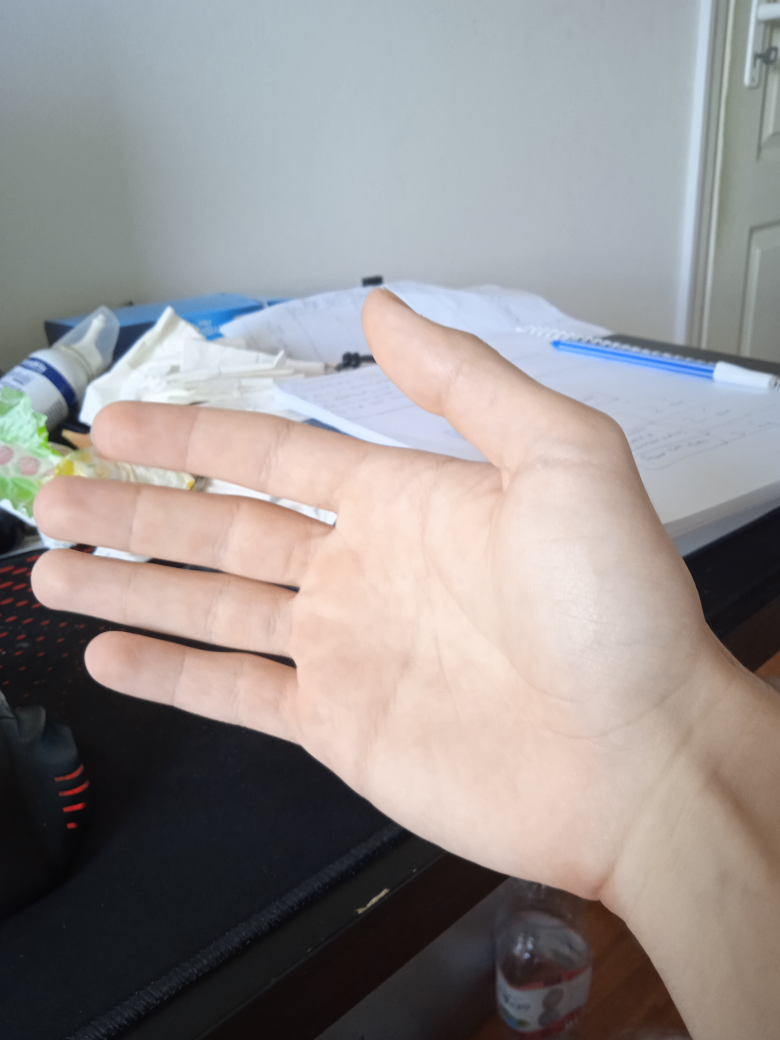
#> input picture testP.jpg, 3120 x 4160 px (shown at 1/4 size)
$ python test.py
#> lines starting #> are read from the running program, lines starting #| are printed output that depends on the picture; after the words box and inside, x2 and y2 are one past the last pixel; in counts of white or black regions, pixels touching at a corner belong together
import cv2
import matplotlib.pyplot as plt
import numpy as np
from joblib import load

kep = cv2.imread("testP.jpg")
#> kep is the input picture: shape (4160, 3120, 3); mean B, G, R 144.7, 145.5, 150.2
kep2 = cv2.cvtColor(kep, cv2.COLOR_BGR2RGB)

ycrcb = cv2.cvtColor(kep, cv2.COLOR_BGR2YCR_CB)
#> ycrcb: shape (4160, 3120, 3); mean of channels 0, 1, 2 146.8, 130.5, 126.8
min_YCrCb = np.array([0, 133, 77], np.uint8)
max_YCrCb = np.array([235, 173, 127], np.uint8)
skinRegionYCrCb = cv2.inRange(ycrcb, min_YCrCb, max_YCrCb)
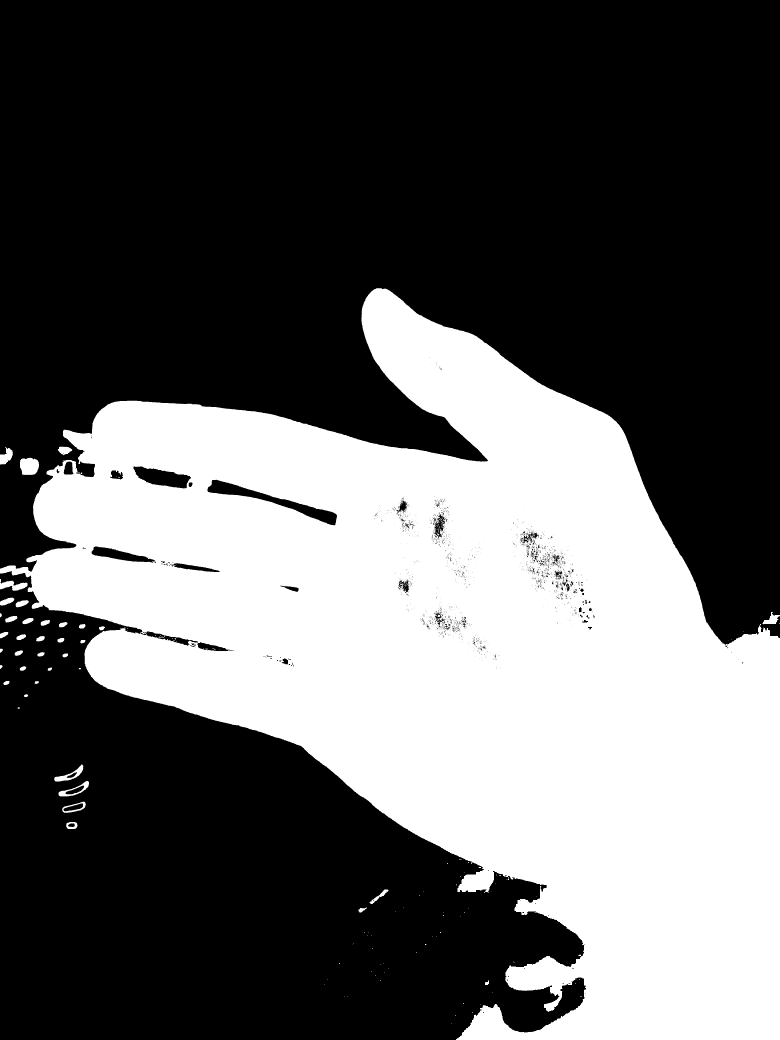
#> skinRegionYCrCb: shape (4160, 3120) (shown at 1/4 size); 37.4% white; 345 white regions (293 under 20 px), largest, box (x1, y1, x2, y2) and area: (0, 1153, 3120, 4160) 4819851, (80, 1830, 156, 1900) 4391, (0, 2316, 110, 2363) 2604

kernel = cv2.getStructuringElement(cv2.MORPH_ELLIPSE,(51,51))
img_erosionk = cv2.erode(skinRegionYCrCb, kernel, iterations=3)
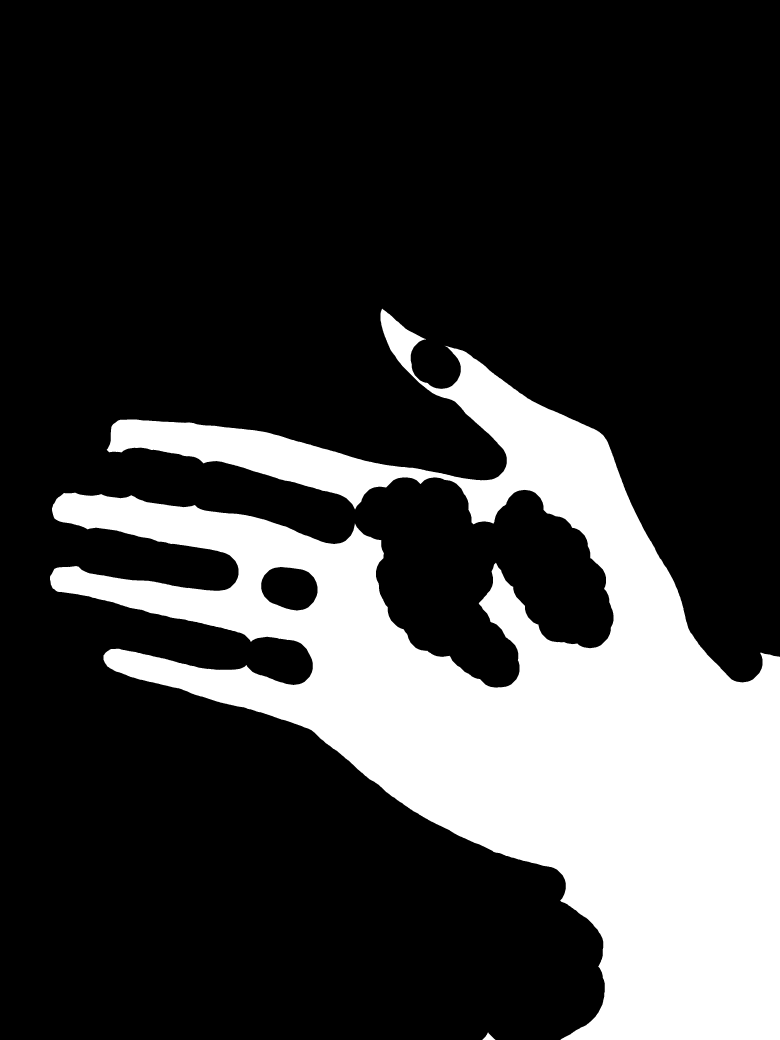
#> img_erosionk: shape (4160, 3120) (shown at 1/4 size); 23.8% white; 2 white regions, box (x1, y1, x2, y2) and area: (200, 1235, 3120, 4160) 3085393, (1929, 4129, 1982, 4160) 749
img_dilationk = cv2.dilate(img_erosionk, kernel, iterations=3)
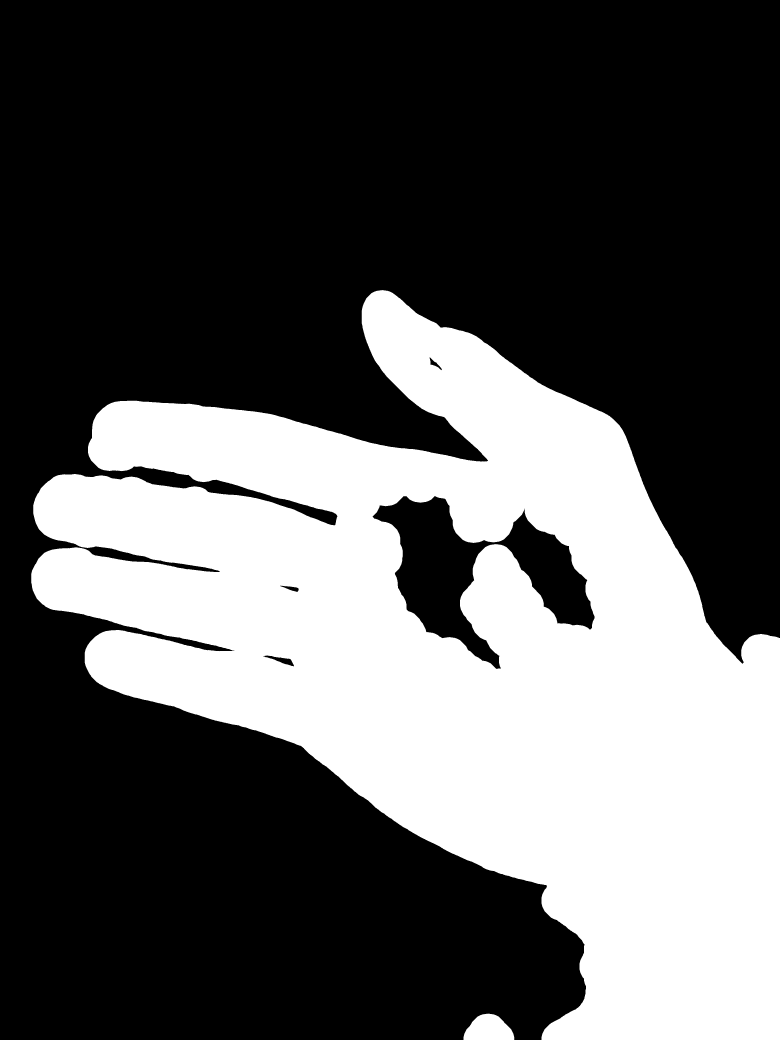
#> img_dilationk: shape (4160, 3120) (shown at 1/4 size); 34.8% white; 2 white regions, box (x1, y1, x2, y2) and area: (125, 1160, 3120, 4160) 4497334, (1854, 4054, 2057, 4160) 15713

if img_dilationk.shape[1] > img_dilationk.shape[0]:
    atmeretez = cv2.resize(img_dilationk, (300, 200), interpolation=cv2.INTER_AREA)
else:
    kep3 = cv2.resize(img_dilationk, (200, 300), interpolation=cv2.INTER_AREA)
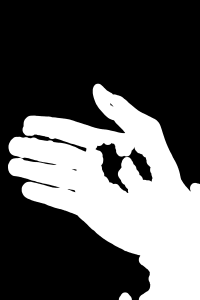
#> kep3: shape (300, 200); min 0, max 255, mean 88.7
    kivagott = np.array(kep3[:100]).transpose()
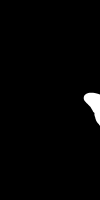
#> kivagott: shape (200, 100); min 0, max 255, mean 3.7
    maradek = np.array(kep3[100:])
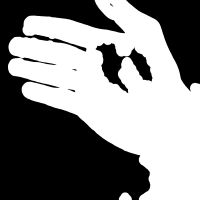
#> maradek: shape (200, 200); min 0, max 255, mean 131.2
    atmeretez = np.concatenate((kivagott, maradek), axis=1)

atmeretez[atmeretez > 0] = 255
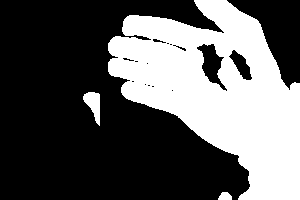
#> atmeretez: shape (200, 300); 36% white; 3 white regions, box (x1, y1, x2, y2) and area: (108, 0, 300, 200) 21170, (83, 92, 100, 126) 326, (218, 192, 232, 200) 88

fvektor = np.array(atmeretez).flatten().reshape(1, -1)

#> (the run stopped early here; a loop or call above may not have finished)

$ run again, with testK.jpg copied over testP.jpg
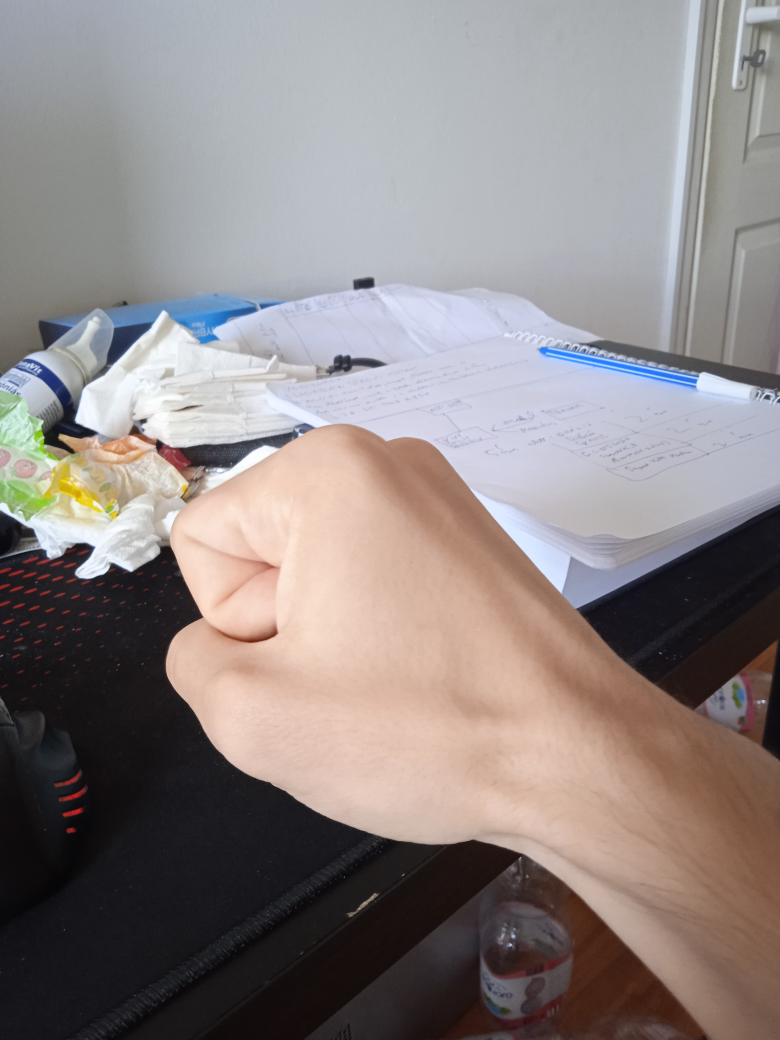
#> input picture testK.jpg, 3120 x 4160 px (shown at 1/4 size)
#> kep is the input picture: shape (4160, 3120, 3); mean B, G, R 133.3, 134.1, 142.4
#> ycrcb: shape (4160, 3120, 3); mean of channels 0, 1, 2 136.5, 132.2, 126.2
#> `skinRegionYCrCb = cv2.inRange(ycrcb, min_YCrCb, max_YCrCb)`:
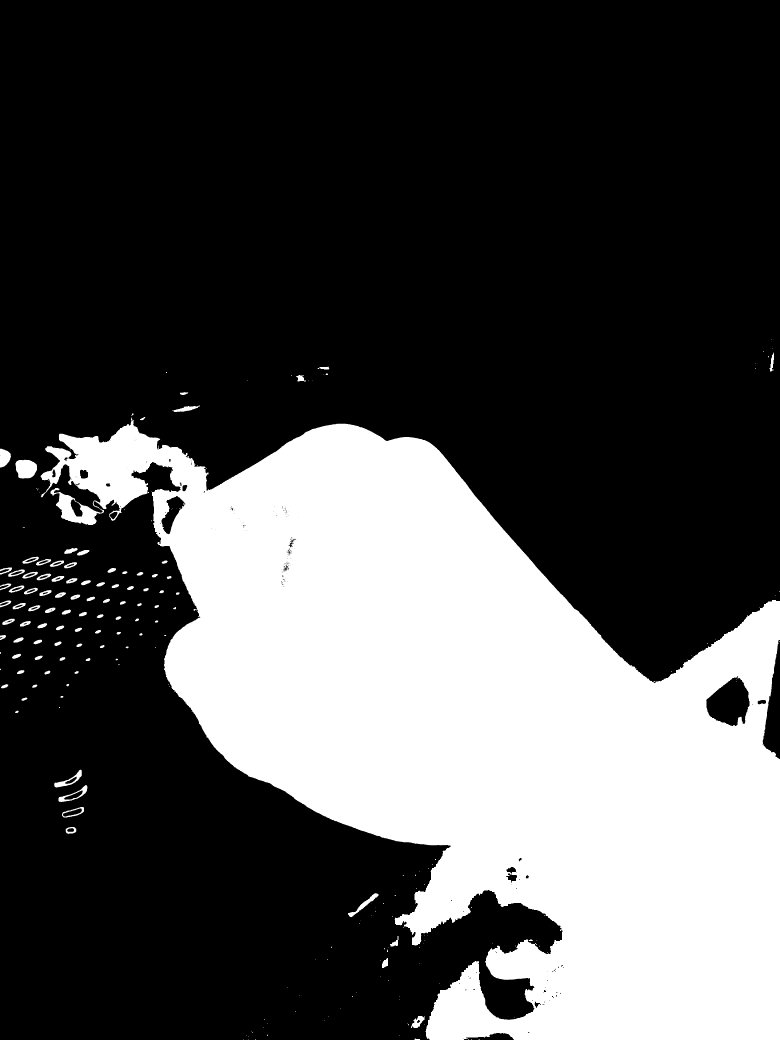
#> skinRegionYCrCb: shape (4160, 3120) (shown at 1/4 size); 30% white; 233 white regions (131 under 20 px), largest, box (x1, y1, x2, y2) and area: (162, 1670, 3120, 4160) 3844683, (62, 1839, 148, 1914) 5251, (0, 1795, 44, 1870) 2442
#> img_erosionk: shape (4160, 3120); 21.8% white; 7 white regions (2 under 20 px), largest, box (x1, y1, x2, y2) and area: (733, 1770, 3120, 4160) 2822804, (1784, 4026, 1885, 4123) 3675, (412, 1841, 441, 1860) 347, (3099, 2479, 3120, 2488) 117, (809, 2044, 818, 2049) 21
#> img_dilationk: shape (4160, 3120); 27.6% white; 3 white regions, box (x1, y1, x2, y2) and area: (658, 1695, 3120, 4160) 3519843, (1709, 3951, 1960, 4160) 41406, (337, 1766, 516, 1935) 23942
#> kivagott: shape (200, 100); every value is 0
#> `atmeretez[atmeretez > 0] = 255`:
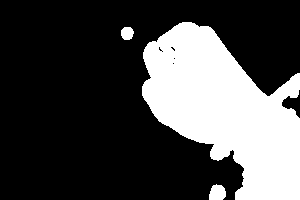
#> atmeretez: shape (200, 300); 28.3% white; 3 white regions, box (x1, y1, x2, y2) and area: (142, 22, 300, 200) 16639, (209, 184, 226, 200) 219, (121, 27, 134, 40) 138

$ run again, with testK2.jpg copied over testP.jpg
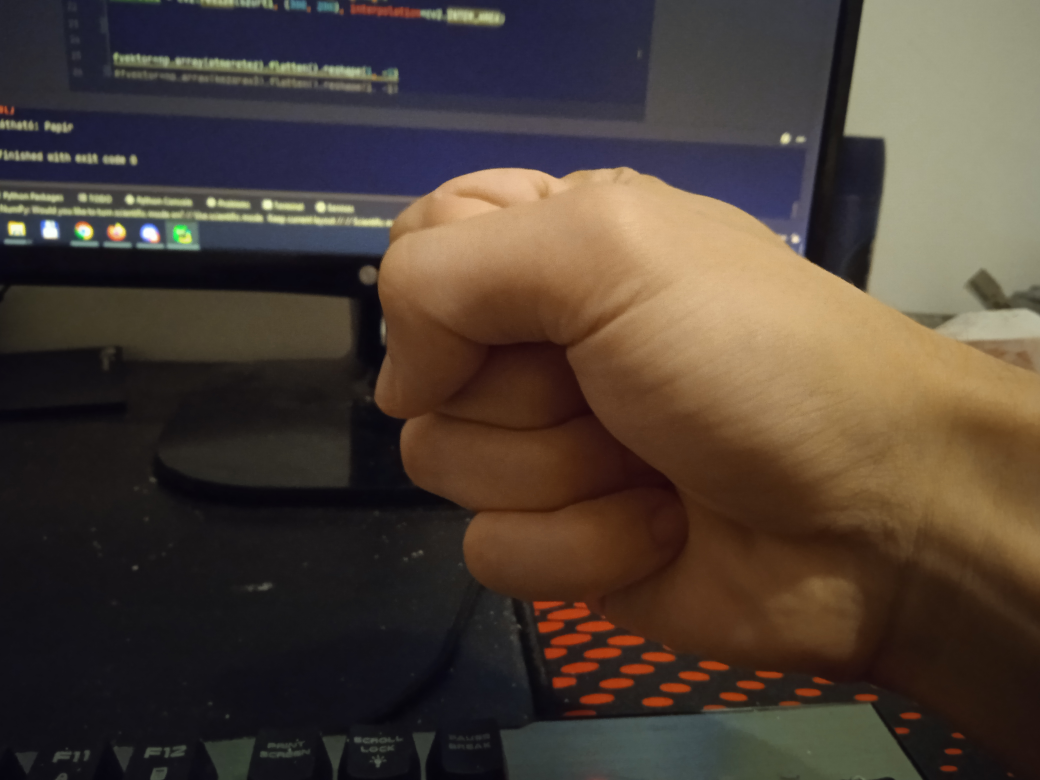
#> input picture testK2.jpg, 4160 x 3120 px (shown at 1/4 size)
#> kep is the input picture: shape (3120, 4160, 3); mean B, G, R 54.7, 63.8, 75.9
#> ycrcb: shape (3120, 4160, 3); mean of channels 0, 1, 2 66.4, 134.8, 121.4
#> `skinRegionYCrCb = cv2.inRange(ycrcb, min_YCrCb, max_YCrCb)`:
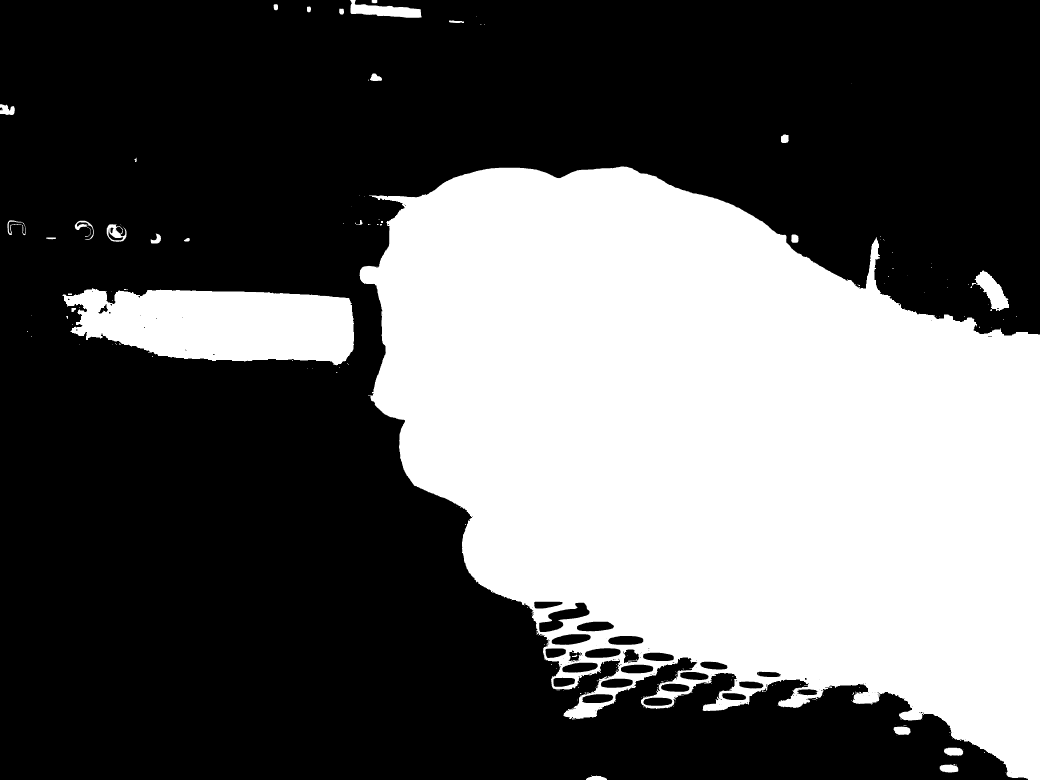
#> skinRegionYCrCb: shape (3120, 4160) (shown at 1/4 size); 37% white; 195 white regions (149 under 20 px), largest, box (x1, y1, x2, y2) and area: (1438, 666, 4160, 3120) 4491632, (250, 1152, 1416, 1462) 273243, (1401, 0, 1686, 71) 11026
#> img_erosionk: shape (3120, 4160); 29.9% white; 3 white regions, box (x1, y1, x2, y2) and area: (1569, 741, 4160, 3059) 3821088, (776, 1239, 1341, 1372) 61947, (654, 1328, 696, 1351) 496
#> img_dilationk: shape (3120, 4160); 35% white; 2 white regions, box (x1, y1, x2, y2) and area: (1494, 666, 4160, 3120) 4348203, (579, 1164, 1416, 1447) 198517
#> `atmeretez[atmeretez > 0] = 255`:
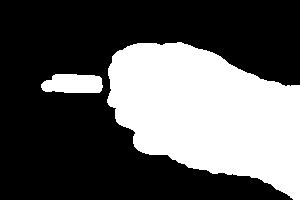
#> atmeretez: shape (200, 300); 35.7% white; 2 white regions, box (x1, y1, x2, y2) and area: (107, 42, 300, 200) 20388, (41, 74, 103, 93) 1009

$ run again, with testO.jpg copied over testP.jpg
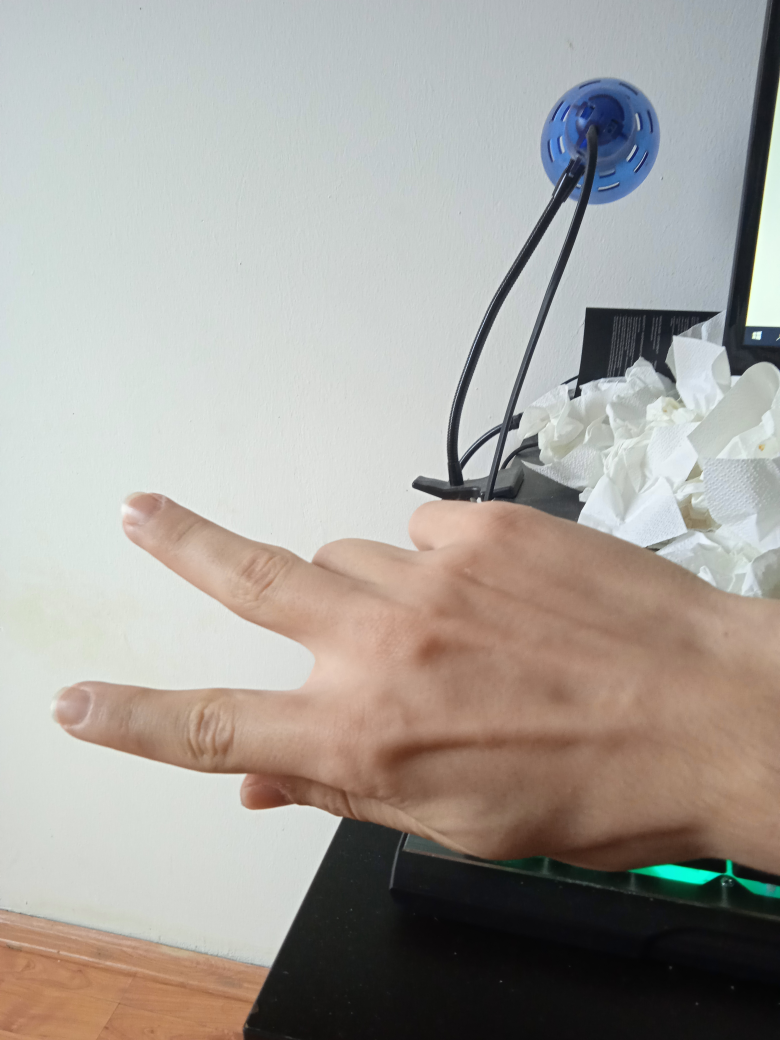
#> input picture testO.jpg, 3120 x 4160 px (shown at 1/4 size)
#> kep is the input picture: shape (4160, 3120, 3); mean B, G, R 156, 161.7, 166
#> ycrcb: shape (4160, 3120, 3); mean of channels 0, 1, 2 162.3, 130.6, 124.4
#> skinRegionYCrCb: shape (4160, 3120); 25.8% white; 28 white regions (14 under 20 px), largest, box (x1, y1, x2, y2) and area: (216, 1968, 3120, 3504) 2912567, (0, 3638, 1086, 4160) 423636, (2726, 1995, 2840, 2116) 6528
#> img_erosionk: shape (4160, 3120); 20.1% white; 2 white regions, box (x1, y1, x2, y2) and area: (297, 2046, 3120, 3426) 2282524, (0, 3713, 977, 4160) 321251
#> img_dilationk: shape (4160, 3120); 25.6% white; 2 white regions, box (x1, y1, x2, y2) and area: (222, 1971, 3120, 3501) 2905072, (0, 3638, 1052, 4160) 419477
#> kivagott: shape (200, 100); every value is 0
#> `atmeretez[atmeretez > 0] = 255`:
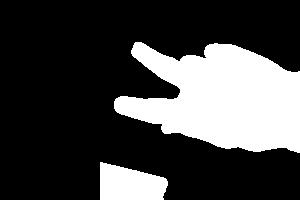
#> atmeretez: shape (200, 300); 26.3% white; 2 white regions, box (x1, y1, x2, y2) and area: (114, 42, 300, 153) 13761, (100, 162, 168, 200) 1991
